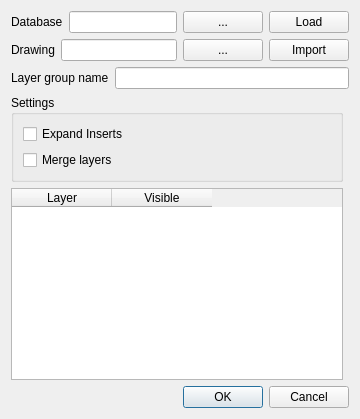
<?xml version="1.0" encoding="UTF-8"?>
<ui version="4.0">
 <class>QgsDwgImportBase</class>
 <widget class="QDialog" name="QgsDwgImportBase">
  <property name="geometry">
   <rect>
    <x>0</x>
    <y>0</y>
    <height>1092</height>
    <height>482</height>
   </rect>
  </property>
  <property name="windowTitle">
   <string>DWG/DXF Import</string>
  </property>
  <layout class="QGridLayout" name="gridLayout">
   <item row="8" column="0" colspan="2">
    <widget class="QDialogButtonBox" name="buttonBox">
     <property name="orientation">
      <enum>Qt::Horizontal</enum>
     </property>
     <property name="standardButtons">
      <set>QDialogButtonBox::Cancel|QDialogButtonBox::Ok</set>
     </property>
    </widget>
   </item>
   <item row="1" column="0" colspan="2">
    <layout class="QHBoxLayout" name="horizontalLayout_2">
     <item>
      <widget class="QLabel" name="label_2">
       <property name="text">
        <string>Drawing</string>
       </property>
      </widget>
     </item>
     <item>
      <widget class="QLineEdit" name="leDrawing"/>
     </item>
     <item>
      <widget class="QPushButton" name="pbBrowseDrawing">
       <property name="text">
        <string>...</string>
       </property>
      </widget>
     </item>
     <item>
      <widget class="QPushButton" name="pbImportDrawing">
       <property name="text">
        <string>Import</string>
       </property>
      </widget>
     </item>
    </layout>
   </item>
   <item row="0" column="0" colspan="2">
    <layout class="QHBoxLayout" name="horizontalLayout">
     <item>
      <widget class="QLabel" name="label">
       <property name="text">
        <string>Database</string>
       </property>
      </widget>
     </item>
     <item>
      <widget class="QLineEdit" name="leDatabase"/>
     </item>
     <item>
      <widget class="QPushButton" name="pbBrowseDatabase">
       <property name="text">
        <string>...</string>
       </property>
      </widget>
     </item>
     <item>
      <widget class="QPushButton" name="pbLoadDatabase">
       <property name="text">
        <string>Load</string>
       </property>
      </widget>
     </item>
    </layout>
   </item>
   <item row="3" column="0">
    <widget class="QgsCollapsibleGroupBox" name="mGroupBox">
     <property name="title">
      <string>Settings</string>
     </property>
     <layout class="QGridLayout" name="gridLayout_2">
      <item row="0" column="0">
       <widget class="QCheckBox" name="cbExpandInserts">
        <property name="text">
         <string>Expand Inserts</string>
        </property>
       </widget>
      </item>
      <item row="1" column="0">
       <widget class="QCheckBox" name="cbMergeLayers">
        <property name="text">
         <string>Merge layers</string>
        </property>
       </widget>
      </item>
     </layout>
    </widget>
   </item>
   <item row="4" column="0">
    <widget class="QTableWidget" name="mLayers">
     <property name="alternatingRowColors">
      <bool>true</bool>
     </property>
     <property name="sortingEnabled">
      <bool>true</bool>
     </property>
     <column>
      <property name="text">
       <string>Layer</string>
      </property>
     </column>
     <column>
      <property name="text">
       <string>Visible</string>
      </property>
     </column>
    </widget>
   </item>
   <item row="2" column="0" colspan="2">
    <layout class="QHBoxLayout" name="horizontalLayout_3">
     <item>
      <widget class="QLabel" name="label_3">
       <property name="text">
        <string>Layer group name</string>
       </property>
      </widget>
     </item>
     <item>
      <widget class="QLineEdit" name="leLayerGroup"/>
     </item>
    </layout>
   </item>
  </layout>
  <zorder>buttonBox</zorder>
  <zorder>horizontalLayoutWidget</zorder>
  <zorder>horizontalLayoutWidget_2</zorder>
  <zorder>horizontalLayoutWidget_3</zorder>
  <zorder>label_3</zorder>
  <zorder>mLayers</zorder>
  <zorder>mGroupBox</zorder>
 </widget>
 <customwidgets>
  <customwidget>
   <class>QgsCollapsibleGroupBox</class>
   <extends>QGroupBox</extends>
   <header>qgscollapsiblegroupbox.h</header>
   <container>1</container>
  </customwidget>
 </customwidgets>
 <resources/>
 <connections>
  <connection>
   <sender>buttonBox</sender>
   <signal>accepted()</signal>
   <receiver>QgsDwgImportBase</receiver>
   <slot>accept()</slot>
   <hints>
    <hint type="sourcelabel">
     <x>248</x>
     <y>254</y>
    </hint>
    <hint type="destinationlabel">
     <x>157</x>
     <y>274</y>
    </hint>
   </hints>
  </connection>
  <connection>
   <sender>buttonBox</sender>
   <signal>rejected()</signal>
   <receiver>QgsDwgImportBase</receiver>
   <slot>reject()</slot>
   <hints>
    <hint type="sourcelabel">
     <x>316</x>
     <y>260</y>
    </hint>
    <hint type="destinationlabel">
     <x>286</x>
     <y>274</y>
    </hint>
   </hints>
  </connection>
 </connections>
</ui>
